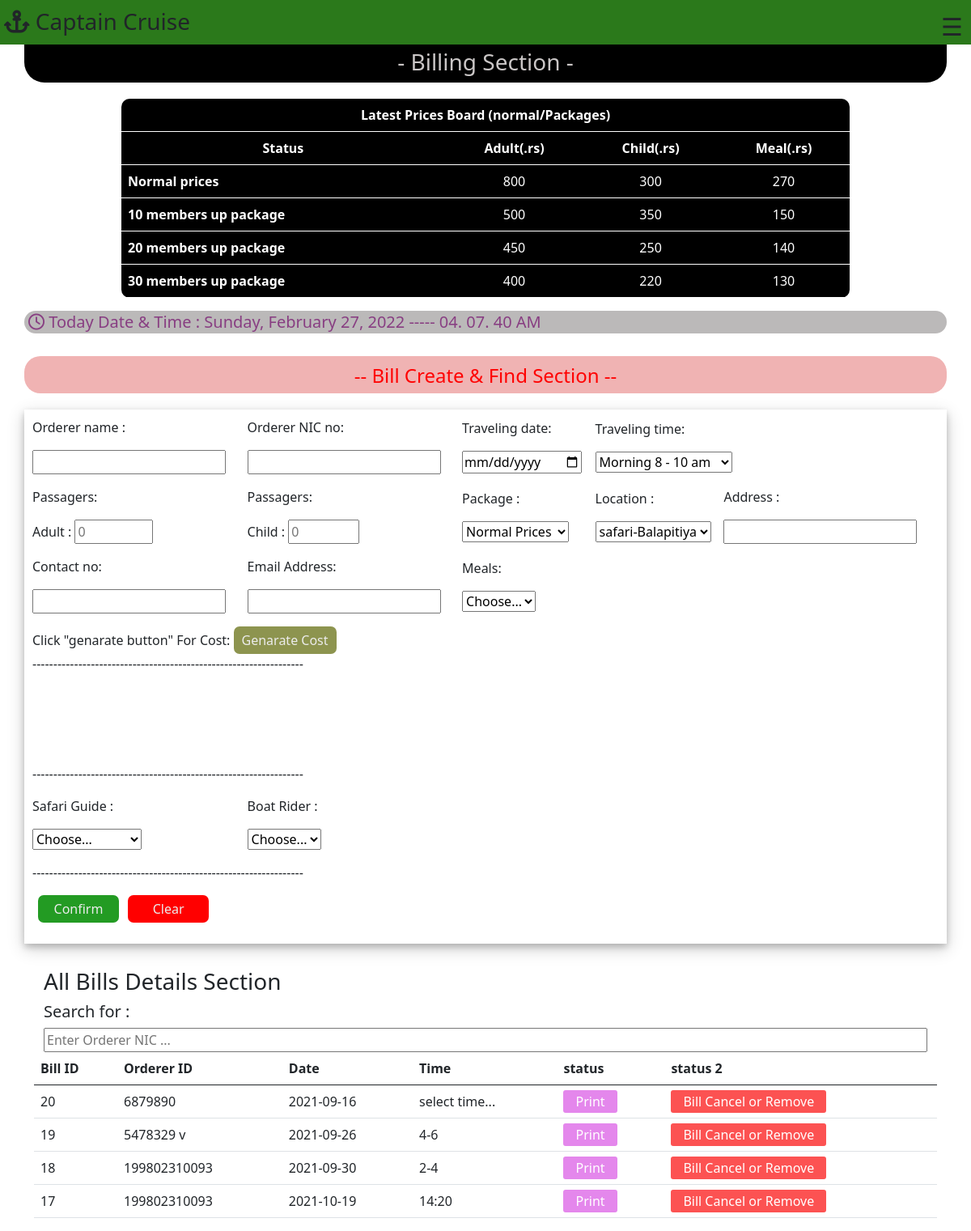
The app's page /Billing-section/billing.php, older data.
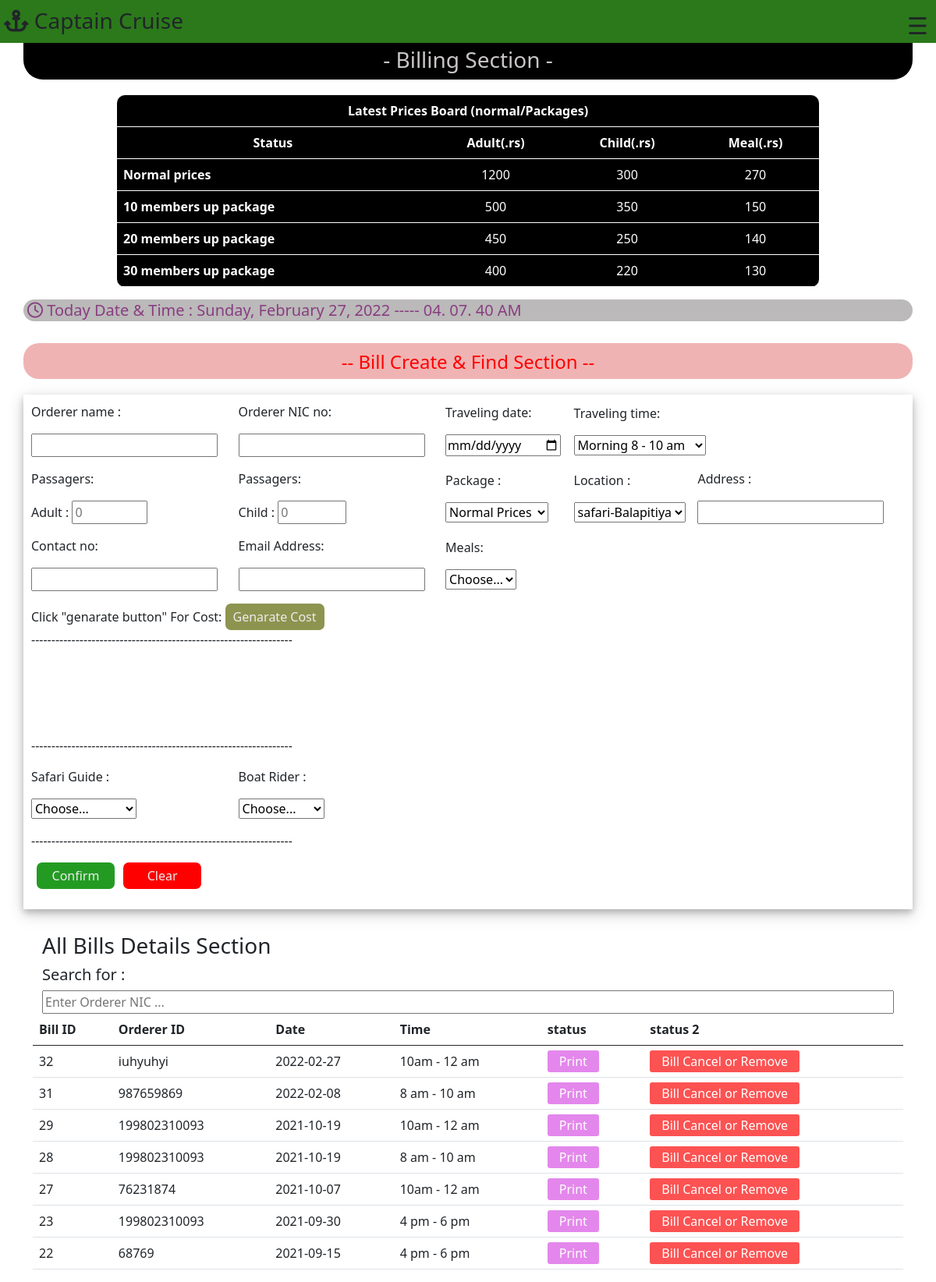
The same page, newer data.
### tables this page shows
CREATE TABLE `prices` (
  `ID` int(11) NOT NULL,
  `Adult` varchar(50) NOT NULL,
  `child` varchar(50) NOT NULL,
  `meal` varchar(50) NOT NULL
);

CREATE TABLE `bills` (
  `bill_ID` int(40) NOT NULL,
  `Orderer_name` varchar(100) NOT NULL,
  `Orderer_ID` varchar(100) NOT NULL,
  `Booking_date` text NOT NULL,
  `Booking_time` varchar(50) NOT NULL,
  `Adult` int(50) NOT NULL,
  `Child` int(60) NOT NULL,
  `package` varchar(100) NOT NULL,
  `Location` varchar(60) NOT NULL,
  `Address` varchar(100) NOT NULL,
  `Contact_no` varchar(60) NOT NULL,
  `Email` varchar(60) NOT NULL,
  `Meals` varchar(60) NOT NULL,
  `Adult_cost` varchar(60) NOT NULL,
  `Child_cost` varchar(60) NOT NULL,
  `Meal_cost` varchar(60) NOT NULL,
  `Total_cost` varchar(60) NOT NULL,
  `Guide` varchar(100) NOT NULL,
  `Rider` varchar(100) NOT NULL,
  `Ontime` varchar(100) NOT NULL
);

### Billing-section/billing.php (the view, shortened to what the changed rows need)
<!DOCTYPE html>
<html lang="en">
<head>
    <link rel="stylesheet" href="./billing.css?v=<?php echo time(); ?> ">
    <link href="https://cdn.jsdelivr.net/npm/bootstrap@5.1.0/dist/css/bootstrap.min.css" rel="stylesheet">
</head>
<body onload="initClocks()">
    <div class="container">
      <div class="row" id="row-price">
      <table class="table" id="price-board">
      <tr >
          <th colspan="4">Latest Prices Board (normal/Packages)</th>
      </tr>
      <tr>
          <th>Status</th>
          <th>Adult(.rs)</th>
          <th>Child(.rs)</th>
          <th>Meal(.rs)</th>
      </tr>
      <tr>
          <th  id="topic-table">Normal prices </th>
          <?php
                $connection = mysqli_connect('localhost', 'root', '', 'captaincruise');
                $sql = "SELECT * FROM prices where id=1 order by ID desc";
                $result = mysqli_query($connection , $sql);
                while($row = mysqli_fetch_array($result)){
         echo" <td>".$row['Adult']."</td>";
         echo"<td >".$row['child']."</td>";
          echo"<td>".$row['meal']."</td>";
        };
        ?>
      </tr>
      <tr>
          <th id="topic-table">10 members up package </th>
          <?php
                $connection = mysqli_connect('localhost', 'root', '', 'captaincruise');
                $sql = "SELECT * FROM prices where id=2 order by ID desc";
                $result = mysqli_query($connection , $sql);
                while($row = mysqli_fetch_array($result)){
         echo" <td>".$row['Adult']."</td>";
         echo"<td>".$row['child']."</td>";
          echo"<td>".$row['meal']."</td>";
        };
        ?>
      </tr>
      <tr>
          <th id="topic-table">20 members up package </th>
          <?php
                $connection = mysqli_connect('localhost', 'root', '', 'captaincruise');
                $sql = "SELECT * FROM prices where id=3 order by ID desc";
                $result = mysqli_query($connection , $sql);
                while($row = mysqli_fetch_array($result)){
         echo" <td>".$row['Adult']."</td>";
         echo"<td>".$row['child']."</td>";
          echo"<td>".$row['meal']."</td>";
        };
        ?>
      </tr>
      <tr>
          <th id="topic-table">30 members up package </th>
          <?php
                $connection = mysqli_connect('localhost', 'root', '', 'captaincruise');
                $sql = "SELECT * FROM prices where id=4 order by ID desc";
                $result = mysqli_query($connection , $sql);
                while($row = mysqli_fetch_array($result)){
         echo" <td>".$row['Adult']."</td>";
         echo"<td>".$row['child']."</td>";
          echo"<td>".$row['meal']."</td>";
        };
        ?>
      </tr>
      </table>
      </div>
      <div class="row" id="row5">
<div class="row" id="row6">
  <table class="table" id="Bill-table">
  <thead>
      <tr>
          <th scope="col">Bill ID</th>
          <th>Orderer ID</th>
          <th>Date</th>
          <th>Time</th>
          <th>status</th>
          <th>status 2</th>
      </tr>
      </thead>
      <tbody id="tbody">
      <?php
            $connection = mysqli_connect('localhost', 'root', '', 'captaincruise');
            $sql = "SELECT * FROM bills order by bill_ID desc";
            $result = mysqli_query($connection , $sql);
            while($row = mysqli_fetch_array($result)){
      echo'<tr>';
        echo  "<td>".$row['bill_ID']."</td>";
          echo"<td>".$row['Orderer_ID']."</td>";
          echo"<td>".$row['Booking_date']."</td>";
          echo"<td>".$row['Booking_time']."</td>";
          echo"<td><a href='../Bill-details/Bill-details.php?id=".$row['bill_ID']."' id='details-btn'>Print</a></td>";
          echo"<td> <a href='./delete.php?id=".$row['bill_ID']."' id='delete' > Bill Cancel or Remove</td>";
      echo'</tr>';
            }
      ?>
</tbody>
  </table>
     </div>
    </div>
</body>
</html>

Row changes from the older to the newer data that the page shows:
removed bills: bill_ID "20", Orderer_ID "6879890", Booking_date "2021-09-16", Booking_time "select time..."
removed bills: bill_ID "19", Orderer_ID "5478329 v", Booking_date "2021-09-26", Booking_time "4-6"
removed bills: bill_ID "18", Orderer_ID "199802310093", Booking_date "2021-09-30", Booking_time "2-4"
removed bills: bill_ID "17", Orderer_ID "199802310093", Booking_date "2021-10-19", Booking_time "14:20"
changed prices (number 1 of 4 on the later page): Adult "800" → "1200"
added bills: bill_ID "32", Orderer_ID "iuhyuhyi", Booking_date "2022-02-27", Booking_time "10am - 12 am"
added bills: bill_ID "31", Orderer_ID "987659869", Booking_date "2022-02-08", Booking_time "8 am - 10 am"
added bills: bill_ID "29", Orderer_ID "199802310093", Booking_date "2021-10-19", Booking_time "10am - 12 am"
added bills: bill_ID "28", Orderer_ID "199802310093", Booking_date "2021-10-19", Booking_time "8 am - 10 am"
added bills: bill_ID "27", Orderer_ID "76231874", Booking_date "2021-10-07", Booking_time "10am - 12 am"
added bills: bill_ID "23", Orderer_ID "199802310093", Booking_date "2021-09-30", Booking_time "4 pm - 6 pm"
added bills: bill_ID "22", Orderer_ID "68769", Booking_date "2021-09-15", Booking_time "4 pm - 6 pm"
